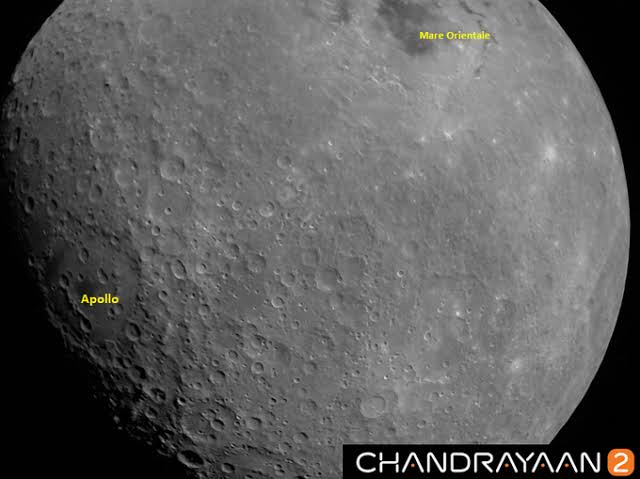
#> input picture data/samples/image1.jpg, 640 x 479 px, found by its file name
$ python warp.py
#> lines starting #> are read from the running program, lines starting #| are printed output that depends on the picture
import cv2
import numpy as np
import os

# Image paths
image1_path = r"D:\SIH26166\Data\samples\image1.jpg"
image2_path = r"D:\SIH26166\Data\samples\image2.png"

# Read images
image1 = cv2.imread(image1_path)
#> image1 is the input picture: shape (479, 640, 3); mean B, G, R 92.4, 92.8, 93.1
image2 = cv2.imread(image2_path)
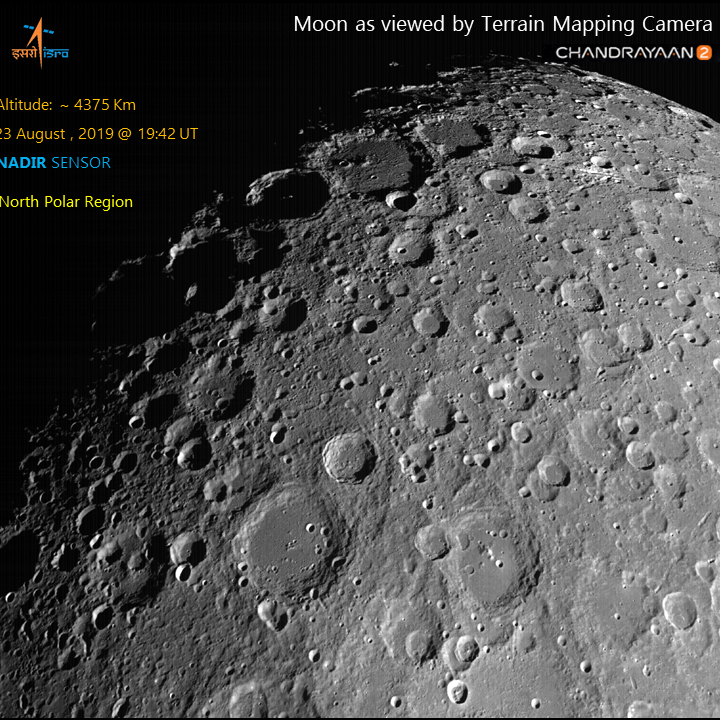
#> input picture data/samples/image2.png, 720 x 720 px, found by its file name
#> image2 is the input picture: shape (720, 720, 3); mean B, G, R 75.5, 76, 76

if image1 is None or image2 is None:
    print("❌ Images could not be loaded")
    exit()

print("✅ Both images loaded")


# SIFT

sift = cv2.SIFT_create()

gray1 = cv2.cvtColor(image1, cv2.COLOR_BGR2GRAY)
gray2 = cv2.cvtColor(image2, cv2.COLOR_BGR2GRAY)

keypoints1, descriptors1 = sift.detectAndCompute(gray1, None)
#> keypoints1 = 1237 keypoints; strongest (x, y, size): (497, 470, 2.1), (576, 470, 2.3), (444, 454, 2.4), (397, 454, 2.1)
keypoints2, descriptors2 = sift.detectAndCompute(gray2, None)
#> keypoints2 = 6248 keypoints; strongest (x, y, size): (309, 17, 2.1), (669, 21, 2), (568, 17, 2.1), (455, 29, 2.1)

print("Image 1 keypoints:", len(keypoints1))
#| Image 1 keypoints: 1237
print("Image 2 keypoints:", len(keypoints2))
#| Image 2 keypoints: 6248


# BFMatcher

bf = cv2.BFMatcher(cv2.NORM_L2)

matches = bf.knnMatch(descriptors1, descriptors2, k=2)
#> matches = 1237 matches

good_matches = []

for pair in matches:
    if len(pair) == 2:
        m, n = pair

        if m.distance < 0.75 * n.distance:
            good_matches.append(m)
#> after the loop, good_matches = 28 matches

print("Good matches:", len(good_matches))
#| Good matches: 28


# Matching points

src_points = np.float32([
    keypoints1[m.queryIdx].pt
    for m in good_matches
]).reshape(-1, 1, 2)
#> src_points = 28 rows, first 8: [6.02, 112.3], [188, 340.4], [255.8, 469.5], [264.1, 365.3], [355, 463.5], [374, 462.1], [374, 462.1], [397, 454]

dst_points = np.float32([
    keypoints2[m.trainIdx].pt
    for m in good_matches
]).reshape(-1, 1, 2)
#> dst_points = 28 rows, first 8: [432.8, 103.1], [546, 259.2], [473.1, 663], [333.4, 671.8], [18.74, 534.8], [566.5, 52.25], [566.5, 52.25], [25.71, 26.22]


# Homography + RANSAC

H, mask = cv2.findHomography(
    src_points,
    dst_points,
    cv2.RANSAC,
    5.0
)
#> H = [[0.251, -0.782, 513.9], [0.00108, 0.131, -37.98], [1.44e-05, -0.00123, 1]]; mask = 28 values, max 1 at index 5, min 0 at index 0, mean 0.607

if H is None:
    print("❌ Homography calculation failed")
    exit()

print("✅ Homography calculated")


# Warp Image 1 → Image 2

height, width = image2.shape[:2]
#> height = 720; width = 720

aligned_image = cv2.warpPerspective(
    image1,
    H,
    (width, height)
)
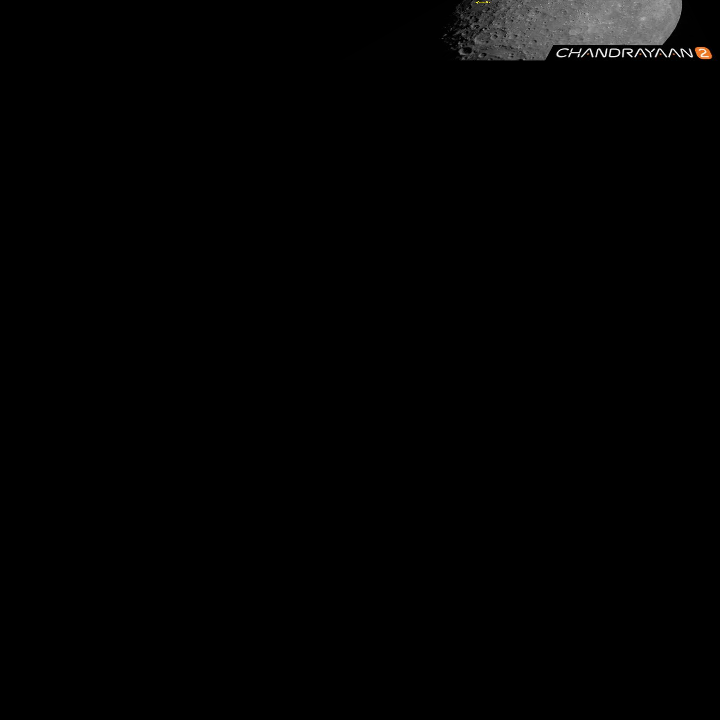
#> aligned_image: shape (720, 720, 3); mean B, G, R 2.3, 2.4, 2.4


# Save result

result_dir = r"D:\SIH26166\Result\homography"
os.makedirs(result_dir, exist_ok=True)

output_path = os.path.join(
    result_dir,
    "aligned_image.jpg"
)

cv2.imwrite(output_path, aligned_image)

print("💾 Aligned image saved at:")
print(output_path)
